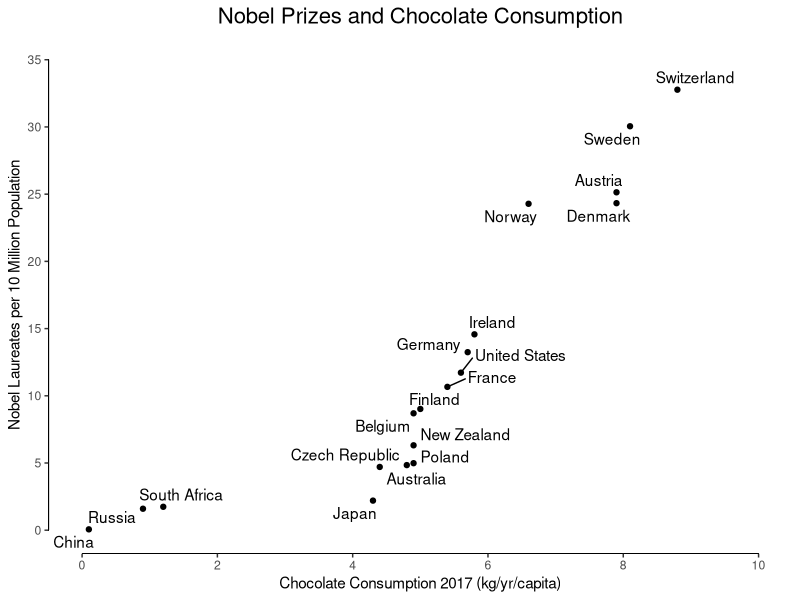
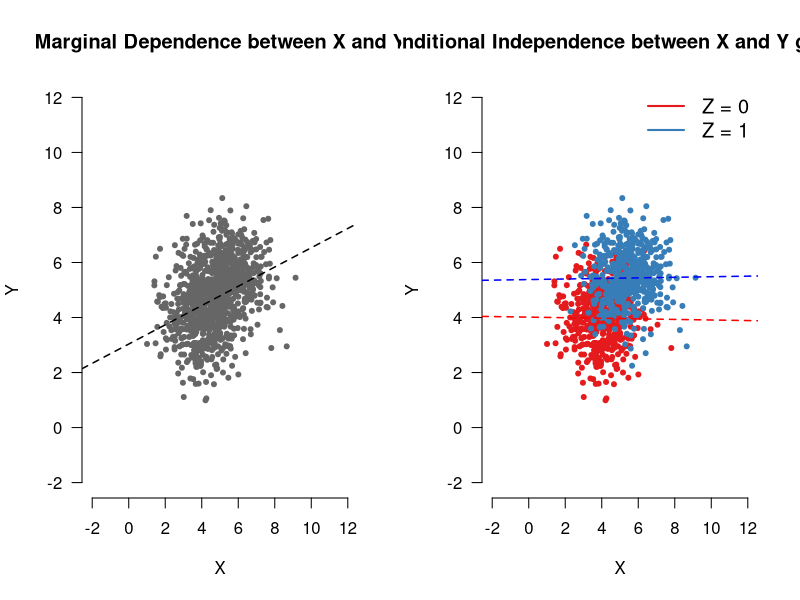
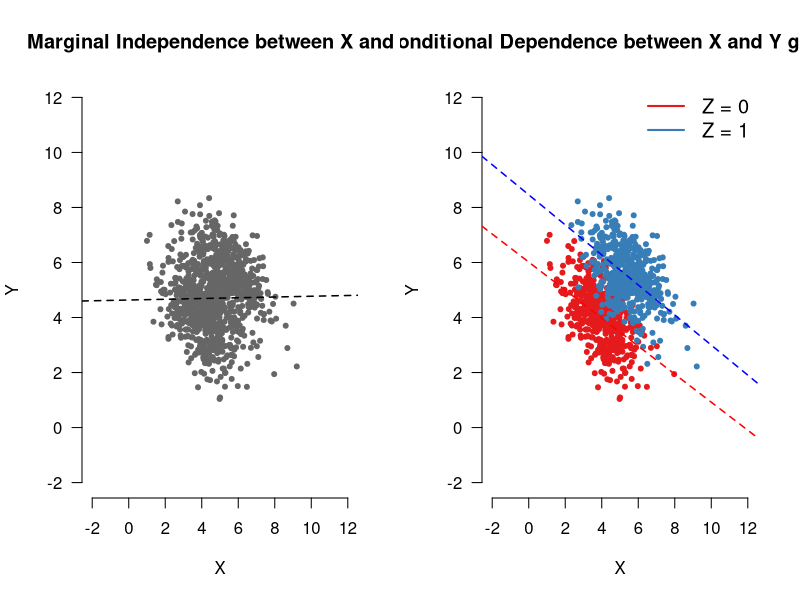
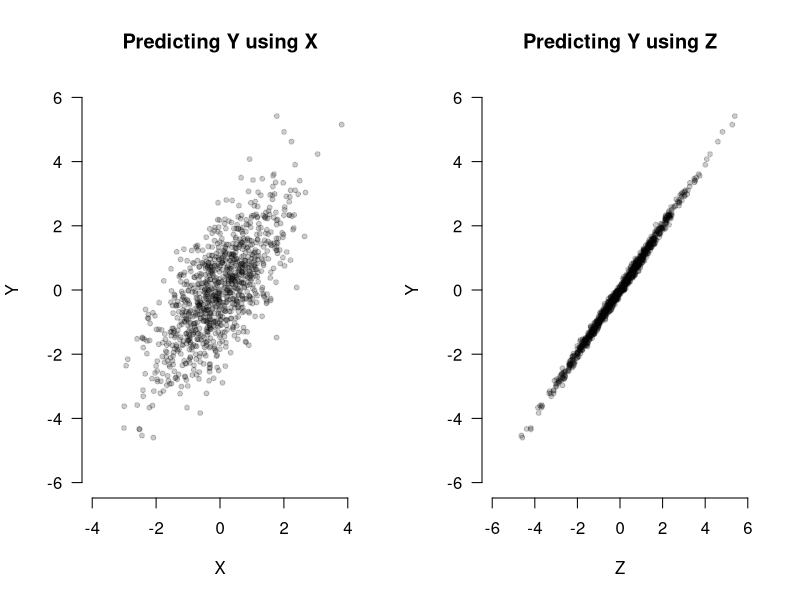
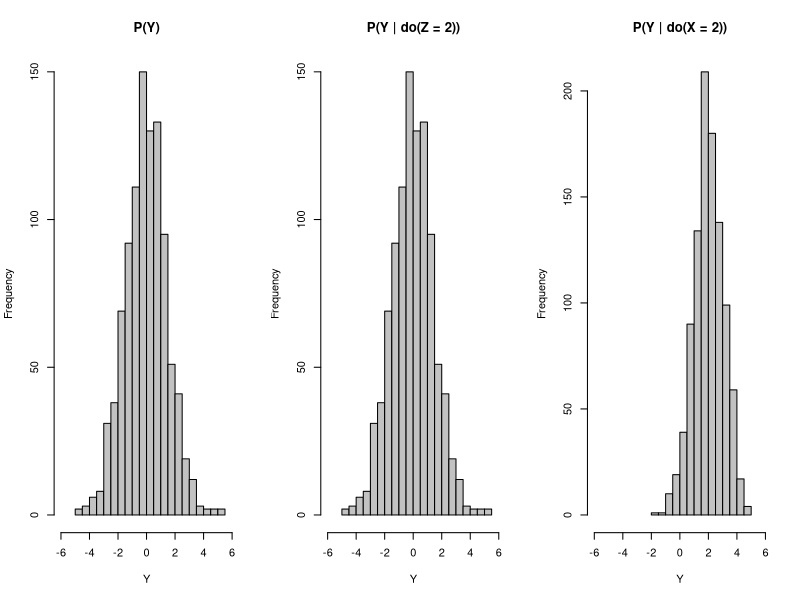

Reproduce these figures in R, in order.
## ---- chunk 1
library('ggplot2')
library('ggrepel')
nobel <- read.csv('assets/data/nobel-chocolate.csv')
coffee <- c(3.9, 8.2, 5.5, 5.3, 7.2, NA, 5.2, 3.1, 3.2, 9.6, 4.9, NA, 3.1, 2.6, NA, NA, NA, NA, NA)
nobel$Coffee <- coffee

ggplot(nobel, aes(x = Chocolate, y = Laureates10_million, label = Country)) +
  geom_point() + 
  geom_text_repel(
    # nudge_y      = 0.05,
    # direction    = "x",
    # vjust        = 0,
    # segment.size = 0.2
  ) + 
  xlab('Chocolate Consumption 2017 (kg/yr/capita)') +
  ylab('Nobel Laureates per 10 Million Population') +
  ggtitle('Nobel Prizes and Chocolate Consumption') +
  theme_bw() +
  scale_x_continuous(breaks = seq(0, 10, 2)) +
  scale_y_continuous(breaks = seq(0, 35, 5)) +
  geom_segment(aes(x=0,xend=10,y=-Inf,yend=-Inf))+
  geom_segment(aes(y=0,yend=35,x=-Inf,xend=-Inf))+
  theme(
    # axis.line = element_line(colour = "black"),
    axis.line = element_blank(),
    panel.grid.major = element_blank(),
    panel.grid.minor = element_blank(),
    panel.border = element_blank(),
    panel.background = element_blank(),
    plot.title = element_text(hjust = .5, size = 16)
  )

# plot(
#   nobel$Chocolate, nobel$Laureates10_million, axes = FALSE, pch = 20,
#   cex = 0, xlab = 'Chocolate Consumption 2017 (kg/yr/capita)',
#   ylab = 'Nobel Laureates per 10 Million Population', xlim = c(0, 10), ylim = c(0, 35),
#   main = 'Nobel Prizes and Chocolate Consumption'
# )
# axis(1)
# axis(2, las = 2)
# 
# text(nobel$Chocolate, nobel$Laureates10_million, nobel$Country, col = 'gray40')
# library(XML)
# library(httr)
# 
# theurl <- "http://en.wikipedia.org/wiki/List_of_countries_by_Nobel_laureates_per_capita"
# tables <- readHTMLTable(rawToChar(GET(theurl)$content), stringsAsFactors = FALSE)
# 
# 
# nobel_prizes <- tables[[1]]
# 
# colnames(nobel_prizes) <- nobel_prizes[1, ]
# nobel_prizes <- nobel_prizes[-1, ]
# # Clean column names
# colnames(nobel_prizes) <- 
#   gsub(" ", "_", 
#        gsub("(/|\\[[0-9]+\\])", "", 
#             gsub("\n", " ", colnames(nobel_prizes))
#         )
#     )
#  
# # Delete those that aren't countries and thus lack rank
# nobel_prizes$Rank <- as.numeric(as.character(nobel_prizes$Rank))
# nobel_prizes <- subset(nobel_prizes, is.na(Rank) == FALSE)
#  
# dat <- data.frame(
#   Entity = c('Switzerland', 'Austria', 'Germany', 'Ireland', 'Great Britain', 'Sweden', 'Estonia', 'Norway',
#              'Poland', 'Belgium', 'Finland', 'Slovakia', 'The Netherlands', 'New Zealand', 'Denmark',
#              'Australia', 'Czech Republic', 'Russia', 'United States', 'France', 'Brazil', 'Japan',
#              'South Africa', 'China'),
#   Chocolate = c(8.8, 8.1, 7.9, 7.9, 7.6, 6.6, 6.5, 5.8, 5.7, 5.6, 5.4, 5.2, 5.1, 5, 4.9, 4.9, 4.9, 4.8,
#                 4.4, 4.3, 1.2, 1.2, 0.9, 0.1)
# )
# 
# library('dplyr')
# nobel <- filter(nobel_prizes, Entity %in% dat$Entity)
# chocolate <- filter(dat, Entity %in% nobel$Entity)
# nobel$Chocolate <- chocolate$Chocolate
# nobel$Laureates10_million <- as.numeric(nobel$Laureates10_million)
## ---- chunk 2
library('mvtnorm')
library('RColorBrewer')
set.seed(1)

n <- 500
S <- cbind(c(1, 0), c(0, 1))
cols <- brewer.pal(3, 'Set1')

d1 <- rmvnorm(n, c(4, 4), S)
d2 <- rmvnorm(n, c(5.5, 5.5), S)
d <- rbind(d1, d2)


par(mfrow = c(1, 2))
plot(
  d, pch = 20, xlim = c(-2, 12), ylim = c(-2, 12), axes = FALSE, col = 'gray40',
  xlab = 'X', ylab = 'Y', main = 'Marginal Dependence between X and Y'
)
abline(lm(d[, 1] ~ d[, 2]), lwd = 1.5, lty = 2)
axis(1)
axis(2, las = 2)

plot(
  d, pch = 20, xlim = c(-2, 12), ylim = c(-2, 12),
  col = cols[rep(c(1, 2), each = n)], axes = FALSE,
  xlab = 'X', ylab = 'Y', main = 'Conditional Independence between X and Y given Z'
)
axis(1)
axis(2, las = 2)
abline(lm(d1[, 1] ~ d1[, 2]), lwd = 1.5, lty = 2, col = 'red')
abline(lm(d2[, 1] ~ d2[, 2]), lwd = 1.5, lty = 2, col = 'blue')
legend('topright', legend = c('Z = 0', 'Z = 1'), col = cols, bty = 'n', lwd = 2, cex = 1.2)
## ---- chunk 3
library('RColorBrewer')
set.seed(1)

n <- 500
S <- cbind(c(1, -.5), c(-.5, 1))
cols <- brewer.pal(3, 'Set1')

d1 <- rmvnorm(n, c(4, 4), S)
d2 <- rmvnorm(n, c(5.5, 5.5), S)
d <- rbind(d1, d2)


par(mfrow = c(1, 2))
plot(
  d, pch = 20, xlim = c(-2, 12), ylim = c(-2, 12), axes = FALSE, col = 'gray40',
  xlab = 'X', ylab = 'Y', main = 'Marginal Independence between X and Y'
)
axis(1)
axis(2, las = 2)
abline(lm(d[, 1] ~ d[, 2]), lwd = 1.5, lty = 2)

plot(
  d, pch = 20, xlim = c(-2, 12), ylim = c(-2, 12),
  col = cols[rep(c(1, 2), each = n)], axes = FALSE,
  xlab = 'X', ylab = 'Y', main = 'Conditional Dependence between X and Y given Z'
)
axis(1)
axis(2, las = 2)
abline(lm(d1[, 1] ~ d1[, 2]), lwd = 1.5, lty = 2, col = 'red')
abline(lm(d2[, 1] ~ d2[, 2]), lwd = 1.5, lty = 2, col = 'blue')
legend('topright', legend = c('Z = 0', 'Z = 1'), col = cols, bty = 'n', lwd = 2, cex = 1.2)
## ---- chunk 4
set.seed(1)

n <- 1000
x <- rnorm(n, 0, 1)
y <- x + rnorm(n, 0, 1)
z <- y + rnorm(n, 0, 0.1)
## ---- chunk 5
par(mfrow = c(1, 2))
plot(
  x, y, axes = FALSE, pch = 20, xlim = c(-4, 4), col = grDevices::adjustcolor('black', 0.2),
  main = 'Predicting Y using X', xlab = 'X', ylab = 'Y', ylim = c(-6, 6)
)
axis(1)
axis(2, las = 2)

plot(
  z, y, axes = FALSE, pch = 20, col = grDevices::adjustcolor('black', 0.2),
  main = 'Predicting Y using Z', xlab = 'Z', ylab = 'Y', xlim = c(-6, 6), ylim = c(-6, 6)
)
axis(1)
axis(2, las = 2)
## ---- chunk 6
# Simulate data from the SCM where do(Z = z)
intervene_z <- function(z, n = 1000) {
  x <- rnorm(n, 0, 1)
  y <- x + rnorm(n, 0, 1)
  cbind(x, y, z)
}

# Simulate data from the SCM where do(X = x)
intervene_x <- function(x, n = 1000) {
  y <- x + rnorm(n, 0, 1)
  z <- y + rnorm(n, 0, 0.1)
  cbind(x, y, z)
}

set.seed(1)
datz <- intervene_z(z = 2)
datx <- intervene_x(x = 2)


par(mfrow = c(1, 3))
hist(
  y, xlab = 'Y', breaks = 30,
  xlim = c(-6, 6), col = 'gray76', main = 'P(Y)'
)
hist(
  datz[, 2], xlab = 'Y', breaks = 30,
  xlim = c(-6, 6), col = 'gray76', main = 'P(Y | do(Z = 2))'
)
hist(
  datx[, 2], xlab = 'Y', breaks = 20,
  xlim = c(-6, 6), col = 'gray76', main = 'P(Y | do(X = 2))'
)
## ---- chunk 7
set.seed(1)
n <- 100

# Structural Causal Model
e_T <- rbinom(n, 1, .5)
e <- rnorm(n, 0, 2)

T <- e_T
R <- 5 - 2*T + e

dat <- cbind(T, R, e)
head(dat)
